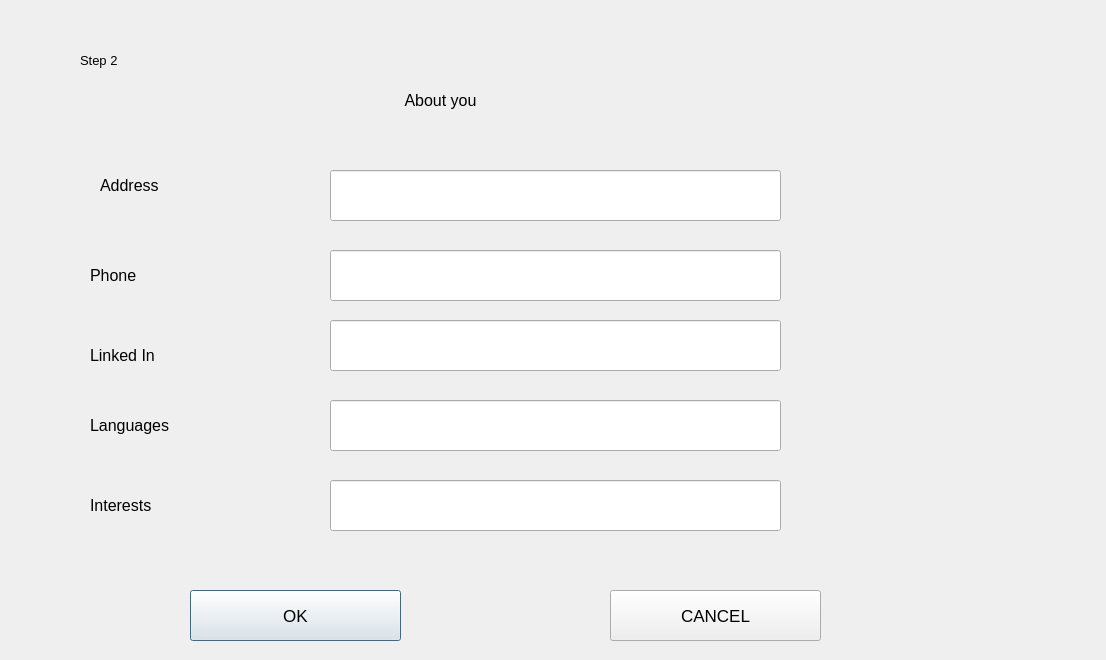
<?xml version="1.0" encoding="UTF-8"?>
<ui version="4.0">
 <class>profiledial</class>
 <widget class="QDialog" name="profiledial">
  <property name="geometry">
   <rect>
    <x>0</x>
    <y>0</y>
    <width>1106</width>
    <height>660</height>
   </rect>
  </property>
  <property name="windowTitle">
   <string>Dialog</string>
  </property>
  <widget class="QLabel" name="label">
   <property name="geometry">
    <rect>
     <x>240</x>
     <y>70</y>
     <width>401</width>
     <height>61</height>
    </rect>
   </property>
   <property name="font">
    <font>
     <pointsize>12</pointsize>
    </font>
   </property>
   <property name="text">
    <string>About you</string>
   </property>
   <property name="alignment">
    <set>Qt::AlignCenter</set>
   </property>
  </widget>
  <widget class="QLabel" name="label_2">
   <property name="geometry">
    <rect>
     <x>80</x>
     <y>50</y>
     <width>101</width>
     <height>21</height>
    </rect>
   </property>
   <property name="font">
    <font>
     <pointsize>10</pointsize>
    </font>
   </property>
   <property name="text">
    <string>Step 2</string>
   </property>
  </widget>
  <widget class="QLabel" name="label_3">
   <property name="geometry">
    <rect>
     <x>100</x>
     <y>170</y>
     <width>191</width>
     <height>31</height>
    </rect>
   </property>
   <property name="font">
    <font>
     <pointsize>12</pointsize>
    </font>
   </property>
   <property name="text">
    <string>Address</string>
   </property>
  </widget>
  <widget class="QLineEdit" name="lineEdit">
   <property name="geometry">
    <rect>
     <x>330</x>
     <y>170</y>
     <width>451</width>
     <height>51</height>
    </rect>
   </property>
  </widget>
  <widget class="QLabel" name="label_4">
   <property name="geometry">
    <rect>
     <x>90</x>
     <y>260</y>
     <width>191</width>
     <height>31</height>
    </rect>
   </property>
   <property name="font">
    <font>
     <pointsize>12</pointsize>
    </font>
   </property>
   <property name="text">
    <string>Phone</string>
   </property>
  </widget>
  <widget class="QLabel" name="label_5">
   <property name="geometry">
    <rect>
     <x>90</x>
     <y>340</y>
     <width>191</width>
     <height>31</height>
    </rect>
   </property>
   <property name="font">
    <font>
     <pointsize>12</pointsize>
    </font>
   </property>
   <property name="text">
    <string>Linked In</string>
   </property>
  </widget>
  <widget class="QLineEdit" name="lineEdit_2">
   <property name="geometry">
    <rect>
     <x>330</x>
     <y>250</y>
     <width>451</width>
     <height>51</height>
    </rect>
   </property>
  </widget>
  <widget class="QLineEdit" name="lineEdit_3">
   <property name="geometry">
    <rect>
     <x>330</x>
     <y>320</y>
     <width>451</width>
     <height>51</height>
    </rect>
   </property>
  </widget>
  <widget class="QLabel" name="label_6">
   <property name="geometry">
    <rect>
     <x>90</x>
     <y>410</y>
     <width>191</width>
     <height>31</height>
    </rect>
   </property>
   <property name="font">
    <font>
     <pointsize>12</pointsize>
    </font>
   </property>
   <property name="text">
    <string>Languages</string>
   </property>
  </widget>
  <widget class="QLabel" name="label_7">
   <property name="geometry">
    <rect>
     <x>90</x>
     <y>490</y>
     <width>191</width>
     <height>31</height>
    </rect>
   </property>
   <property name="font">
    <font>
     <pointsize>12</pointsize>
    </font>
   </property>
   <property name="text">
    <string>Interests</string>
   </property>
  </widget>
  <widget class="QLineEdit" name="lineEdit_4">
   <property name="geometry">
    <rect>
     <x>330</x>
     <y>400</y>
     <width>451</width>
     <height>51</height>
    </rect>
   </property>
  </widget>
  <widget class="QLineEdit" name="lineEdit_5">
   <property name="geometry">
    <rect>
     <x>330</x>
     <y>480</y>
     <width>451</width>
     <height>51</height>
    </rect>
   </property>
  </widget>
  <widget class="QPushButton" name="pushButton">
   <property name="geometry">
    <rect>
     <x>190</x>
     <y>590</y>
     <width>211</width>
     <height>51</height>
    </rect>
   </property>
   <property name="font">
    <font>
     <pointsize>13</pointsize>
    </font>
   </property>
   <property name="text">
    <string>OK</string>
   </property>
  </widget>
  <widget class="QPushButton" name="pushButton_2">
   <property name="geometry">
    <rect>
     <x>610</x>
     <y>590</y>
     <width>211</width>
     <height>51</height>
    </rect>
   </property>
   <property name="font">
    <font>
     <pointsize>13</pointsize>
    </font>
   </property>
   <property name="text">
    <string>CANCEL</string>
   </property>
  </widget>
 </widget>
 <resources/>
 <connections/>
</ui>
